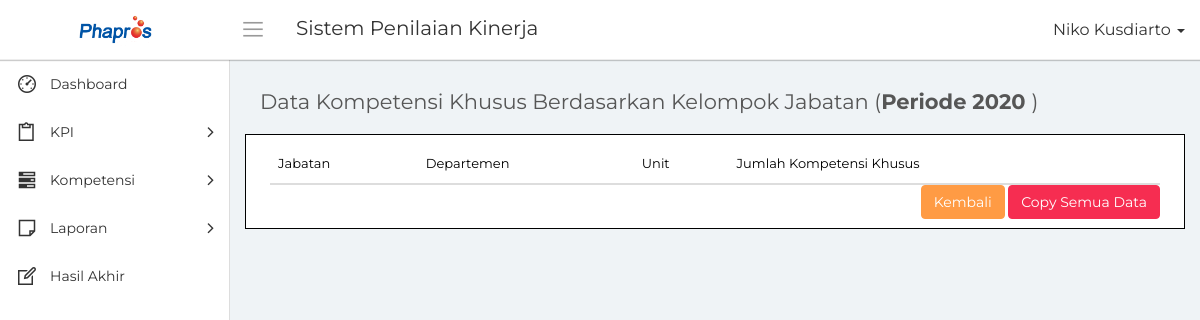
The page /detail_kk_khusus.php (signed in) on the database as committed earlier.
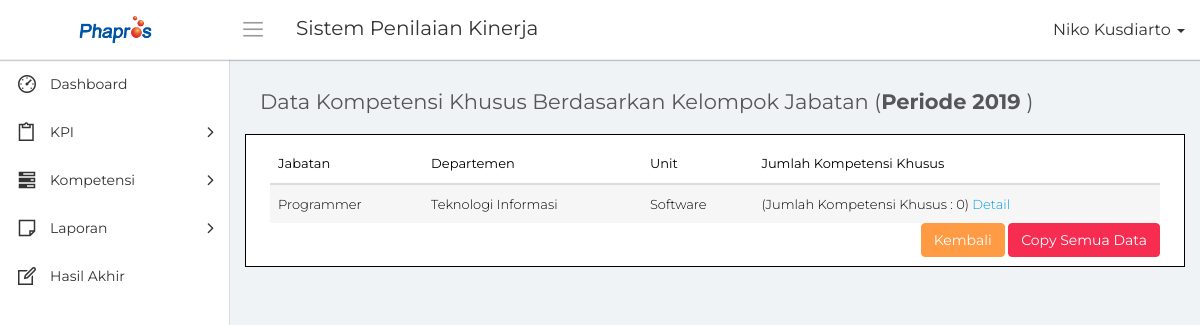
The same page on the database as committed later.
### tables this page shows
CREATE TABLE `mst_periode` (
  `id_periode` bigint(20) NOT NULL,
  `tahun` int(10) NOT NULL,
  `status` int(5) NOT NULL
);

CREATE TABLE `mst_kompetensi_khusus` (
  `id_kompetensi_khusus` bigint(20) NOT NULL,
  `id_periode` bigint(20) NOT NULL,
  `id_jabatan` bigint(20) NOT NULL,
  `id_departemen` bigint(20) NOT NULL,
  `id_unit` bigint(20) NOT NULL DEFAULT '0',
  `nama_kompetensi` varchar(50) NOT NULL,
  `indikator_terendah` text NOT NULL,
  `indikator_tertinggi` text NOT NULL,
  `bobot` decimal(20,2) NOT NULL
);

CREATE TABLE `mst_jabatan` (
  `id_jabatan` bigint(20) NOT NULL,
  `nama_jabatan` varchar(50) NOT NULL,
  `tanggal_input` date NOT NULL
);

CREATE TABLE `mst_departemen` (
  `id_departemen` bigint(20) NOT NULL,
  `nama_departemen` varchar(50) NOT NULL,
  `tanggal_input` date NOT NULL
);

CREATE TABLE `mst_unit` (
  `id_unit` bigint(20) NOT NULL,
  `nama_unit` varchar(50) NOT NULL,
  `tanggal_input` date NOT NULL
);

### conn/database.php (called while the page is built, shortened)
<?php
	class database{
		function __construct(){
			$this->connection = new mysqli('localhost', 'root', '','phapros_final');
		}
		function tampil_periode($id_periode = null){
			$hasil = [];
			if($id_periode == null)
				$query = $this->connection->query("SELECT * FROM mst_periode");
			else
				$query = $this->connection->query("SELECT * FROM mst_periode WHERE id_periode = '$id_periode'");
			while($tampil = $query->fetch_array())
				$hasil[] = $tampil;
			return $hasil;
		}
		function tampil_kelompok_khusus($id_periode = null)
		{
			$hasil = [];
			if($id_periode == null)
				$query = $this->connection->query("SELECT kk.*, j.nama_jabatan, d.nama_departemen, u.nama_unit FROM mst_kompetensi_khusus kk LEFT JOIN mst_jabatan j ON kk.id_jabatan = j.id_jabatan LEFT JOIN mst_departemen d ON kk.id_departemen = d.id_departemen LEFT JOIN mst_unit u ON kk.id_unit = u.id_unit GROUP BY kk.id_jabatan, kk.id_departemen, kk.id_unit");
			while($tampil = $query->fetch_array())
				$hasil[] = $tampil;
			return $hasil;
		}
		function hitung_kompetensi_khusus($id_periode = null, $id_jabatan = null, $id_departemen = null, $id_unit = null)
		{
			if($id_jabatan != null)
				$query = $this->connection->query("SELECT * FROM mst_kompetensi_khusus WHERE id_periode = '$id_periode' AND id_jabatan = '$id_jabatan' AND id_departemen = '$id_departemen' AND id_unit = '$id_unit'");
			else
				$query = $this->connection->query("SELECT * FROM mst_kompetensi_khusus WHERE id_periode = '$id_periode'");
			$jml = 0;
			return $jml;
		}
	}
?>

### detail_kk_khusus.php (the view, shortened to what the changed rows need)
<?php
    include "conn/database.php";
    $db = new database();
?>
<!DOCTYPE html>
<html>
    <head>
        <link rel="stylesheet" type="text/css" href="assets/css/bootstrap.min.css">
        <link rel="stylesheet" type="text/css" href="assets/css/font-awesome.min.css">
        <link rel="stylesheet" type="text/css" href="assets/css/line-awesome.min.css">
        <link rel="stylesheet" type="text/css" href="assets/css/datatables.min.css"/>
		<link rel="stylesheet" type="text/css" href="assets/css/select2.min.css">
		<link rel="stylesheet" type="text/css" href="assets/css/bootstrap-datetimepicker.min.css">
        <link rel="stylesheet" type="text/css" href="assets/css/style.css">
    </head>
    <body>
        <div class="main-wrapper">
            <div class="page-wrapper">
                <div class="content container-fluid">
					<div class="row">
						<div class="col-xs-12">
							<h4 class="page-title">Data Kompetensi Khusus Berdasarkan Kelompok Jabatan (<b>Periode
                                <?php
                                    $id_periode = $_GET['id_periode'];
                                    foreach($db->tampil_periode($id_periode) as $tampil)
                                    {
                                        $tahun_asli = $tampil['tahun'];
                                    }
                                    echo $tahun_asli;
                                ?>
                            </b>)
                            </h4>
						</div>
					</div>
					<div class="row" style="border:1px solid black;color:black; background-color:white; padding:1%;">
						<div class="col-md-12">
							<div class="table-responsive">
                                <table class="table table-striped custom-table m-b-0 display" id="tabel">
									<thead>
										<tr>
                                            <th>Jabatan</th>
                                            <th>Departemen</th>
                                            <th>Unit</th>
											<th>Jumlah Kompetensi Khusus</th>
										</tr>
									</thead>
									<tbody>
                                    <?php
                                        foreach($db->tampil_kelompok_khusus($id_periode) as $data)
                                        {
                                    ?>
                                            <tr>
                                                <td><?php echo $data['nama_jabatan']; ?></td>
                                                <td><?php echo $data['nama_departemen']; ?></td>
                                                <td><?php echo $data['nama_unit']; ?></td>
                                                <td>(Jumlah Kompetensi Khusus : <?php echo $db->hitung_kompetensi_khusus($id_periode, $data['id_jabatan'], $data['id_departemen'], $data['id_unit']); ?>) <a href="detail_kompetensi_khusus.php?id_periode=<?php echo $id_periode."&&id_jabatan=".$data['id_jabatan']."&&id_departemen=".$data['id_departemen']."&&id_unit=".$data['id_unit']; ?>">Detail</a></td>
                                            </tr>
                                    <?php
                                        }
                                    ?>
									</tbody>
								</table>
							</div>
						</div>
					</div>
                </div>
            </div>
        </div>
    </body>
</html>

Rows that differ between the two databases and show on the page:
removed mst_periode: tahun "2020"
added mst_periode: tahun "2019"
added mst_kompetensi_khusus: id_jabatan.nama_jabatan "Programmer", id_departemen.nama_departemen "Teknologi Informasi", id_unit.nama_unit "Software", hitung_kompetensi_khusus "0"
